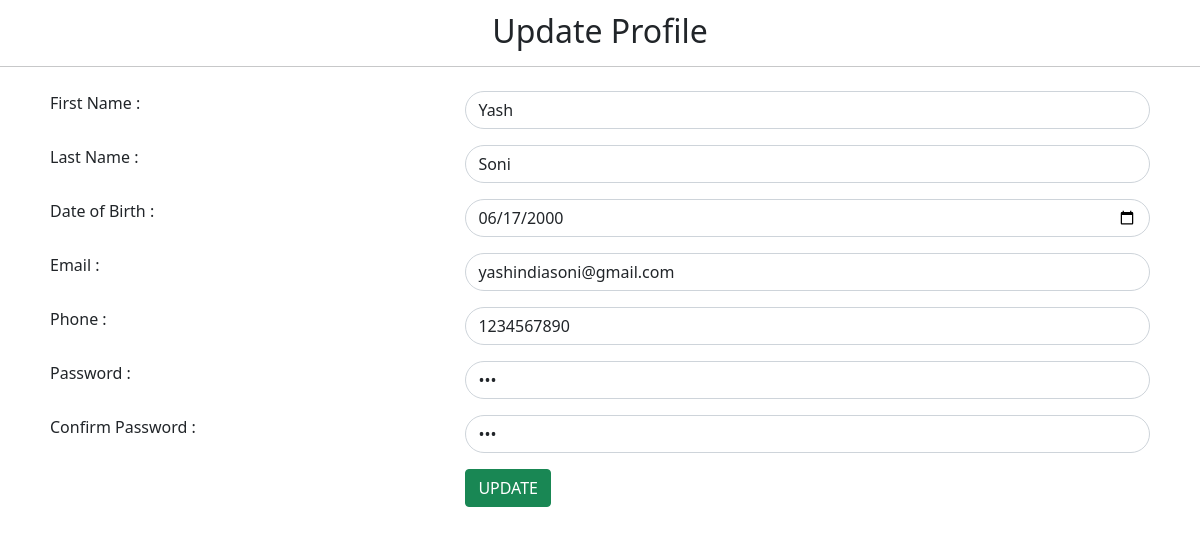
/editprofile (signed in), run on the app's committed database.
### tables this page shows
CREATE TABLE USER(
                            ID INTEGER PRIMARY KEY AUTOINCREMENT,
                            firstname TEXT, lastname TEXT, DOB TEXT, email TEXT,   
                            phone INTEGER, password TEXT,
                            confirmpassword TEXT);

### main.py (the view)
@app.route("/editprofile")
def editprofile():
    cursor.execute("SELECT * FROM USER where ID="+str(session['id']))
    result = cursor.fetchall()
    return render_template("updateuser.html", user=result)

### Templates/updateuser.html (shortened to what this page needs)
<!DOCTYPE html>
<html lang="en">
<head>
    <link href="https://cdn.jsdelivr.net/npm/bootstrap@5.1.3/dist/css/bootstrap.min.css" rel="stylesheet">
</head>
<body>
    <h3 style="text-align: center; margin-top: 1%; font-size: xx-large;">Update Profile</h3>
    <hr>
    <div class="container">
        <div class="row">
            <form action="/updateuser" method="post">
                {% for i in user %}
                <table class="table table-borderless">
                    <tr>
                        <td>First Name : </td>
                        <td><input name="firstname" value={{ i[1] }} type="text" class="form-control" style="border-radius: 20px;"></td>
                    </tr>
                    <tr>
                        <td>Last Name : </td>
                        <td><input name="lastname" value={{ i[2] }} type="text" class="form-control" style="border-radius: 20px;"></td>
                    </tr>
                    <tr>
                        <td>Date of Birth : </td>
                        <td><input name="DOB" value={{ i[3] }} type="date" class="form-control" style="border-radius: 20px;"></td>
                    </tr>
                    <tr>
                        <td>Email : </td>
                        <td><input name="email" value={{ i[4] }} type="email" class="form-control" style="border-radius: 20px;"></td>
                    </tr>
                    <tr>
                        <td>Phone : </td>
                        <td><input name="phone" value={{ i[5] }} type="number" class="form-control" style="border-radius: 20px;"></td>
                    </tr>
                    <tr>
                        <td>Password : </td>
                        <td><input name="pass" value={{ i[6] }} type="password" class="form-control" style="border-radius: 20px;"></td>
                    </tr>
                    <tr>
                        <td>Confirm Password : </td>
                        <td><input name="cnfpass" value={{ i[7] }} type="password" class="form-control" style="border-radius: 20px;"></td>
                    </tr>
                        <td></td>
                        <td><button class="btn btn-success" type="submit">UPDATE</button></td>
                </table>
                {% endfor %}
            </form>
        </div>
    </div>
</body>
</html>

### data on the page
USER: firstname "Yash", lastname "Soni", DOB "06/17/2000", email "yashindiasoni@gmail.com", phone "1234567890"
